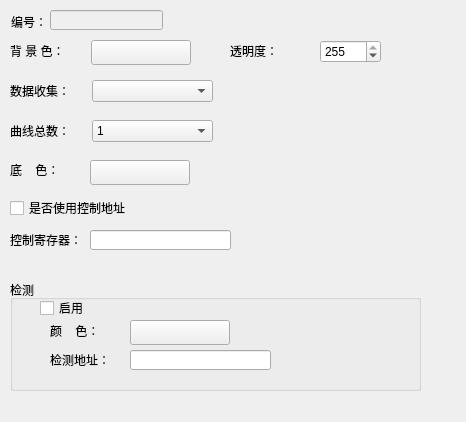
<?xml version="1.0" encoding="UTF-8"?>
<ui version="4.0">
 <class>QHisTrendDisplayGenDlg</class>
 <widget class="QWidget" name="QHisTrendDisplayGenDlg">
  <property name="geometry">
   <rect>
    <x>0</x>
    <y>0</y>
    <width>466</width>
    <height>422</height>
   </rect>
  </property>
  <property name="windowTitle">
   <string>Form</string>
  </property>
  <widget class="QLabel" name="label_23">
   <property name="geometry">
    <rect>
     <x>10</x>
     <y>80</y>
     <width>81</width>
     <height>21</height>
    </rect>
   </property>
   <property name="text">
    <string>数据收集：</string>
   </property>
  </widget>
  <widget class="QComboBox" name="DataLagger">
   <property name="geometry">
    <rect>
     <x>92</x>
     <y>80</y>
     <width>121</width>
     <height>22</height>
    </rect>
   </property>
  </widget>
  <widget class="QComboBox" name="NumberofCurve">
   <property name="geometry">
    <rect>
     <x>92</x>
     <y>120</y>
     <width>121</width>
     <height>22</height>
    </rect>
   </property>
   <item>
    <property name="text">
     <string>1</string>
    </property>
   </item>
   <item>
    <property name="text">
     <string>2</string>
    </property>
   </item>
   <item>
    <property name="text">
     <string>3</string>
    </property>
   </item>
   <item>
    <property name="text">
     <string>4</string>
    </property>
   </item>
   <item>
    <property name="text">
     <string>5</string>
    </property>
   </item>
   <item>
    <property name="text">
     <string>6</string>
    </property>
   </item>
   <item>
    <property name="text">
     <string>7</string>
    </property>
   </item>
   <item>
    <property name="text">
     <string>8</string>
    </property>
   </item>
  </widget>
  <widget class="QLabel" name="label_24">
   <property name="geometry">
    <rect>
     <x>10</x>
     <y>120</y>
     <width>81</width>
     <height>21</height>
    </rect>
   </property>
   <property name="text">
    <string>曲线总数：</string>
   </property>
  </widget>
  <widget class="QLabel" name="label_7">
   <property name="geometry">
    <rect>
     <x>10</x>
     <y>160</y>
     <width>71</width>
     <height>20</height>
    </rect>
   </property>
   <property name="text">
    <string>底    色：</string>
   </property>
  </widget>
  <widget class="QLabel" name="label_2">
   <property name="geometry">
    <rect>
     <x>10</x>
     <y>40</y>
     <width>71</width>
     <height>21</height>
    </rect>
   </property>
   <property name="text">
    <string>背 景 色：</string>
   </property>
  </widget>
  <widget class="QLabel" name="label">
   <property name="geometry">
    <rect>
     <x>11</x>
     <y>11</y>
     <width>54</width>
     <height>21</height>
    </rect>
   </property>
   <property name="text">
    <string>编号：</string>
   </property>
  </widget>
  <widget class="QLineEdit" name="m_noedit">
   <property name="enabled">
    <bool>false</bool>
   </property>
   <property name="geometry">
    <rect>
     <x>50</x>
     <y>10</y>
     <width>113</width>
     <height>20</height>
    </rect>
   </property>
  </widget>
  <widget class="QPushButton" name="BackColor">
   <property name="geometry">
    <rect>
     <x>91</x>
     <y>40</y>
     <width>100</width>
     <height>25</height>
    </rect>
   </property>
   <property name="focusPolicy">
    <enum>Qt::NoFocus</enum>
   </property>
   <property name="text">
    <string/>
   </property>
  </widget>
  <widget class="QPushButton" name="BGColor">
   <property name="geometry">
    <rect>
     <x>90</x>
     <y>160</y>
     <width>100</width>
     <height>25</height>
    </rect>
   </property>
   <property name="focusPolicy">
    <enum>Qt::NoFocus</enum>
   </property>
   <property name="text">
    <string/>
   </property>
  </widget>
  <widget class="QGroupBox" name="groupBox">
   <property name="geometry">
    <rect>
     <x>10</x>
     <y>280</y>
     <width>411</width>
     <height>111</height>
    </rect>
   </property>
   <property name="title">
    <string>检测</string>
   </property>
   <widget class="QCheckBox" name="m_ifuse">
    <property name="geometry">
     <rect>
      <x>30</x>
      <y>20</y>
      <width>251</width>
      <height>16</height>
     </rect>
    </property>
    <property name="focusPolicy">
     <enum>Qt::NoFocus</enum>
    </property>
    <property name="text">
     <string>启用</string>
    </property>
   </widget>
   <widget class="QLabel" name="m_colorlable">
    <property name="geometry">
     <rect>
      <x>40</x>
      <y>40</y>
      <width>81</width>
      <height>21</height>
     </rect>
    </property>
    <property name="text">
     <string>颜    色：</string>
    </property>
   </widget>
   <widget class="QPushButton" name="m_checkcolor">
    <property name="geometry">
     <rect>
      <x>120</x>
      <y>40</y>
      <width>100</width>
      <height>25</height>
     </rect>
    </property>
    <property name="focusPolicy">
     <enum>Qt::NoFocus</enum>
    </property>
    <property name="text">
     <string/>
    </property>
   </widget>
   <widget class="QLabel" name="m_addrlable">
    <property name="geometry">
     <rect>
      <x>40</x>
      <y>70</y>
      <width>81</width>
      <height>20</height>
     </rect>
    </property>
    <property name="text">
     <string>检测地址：</string>
    </property>
   </widget>
   <widget class="QLineEdit" name="m_checkaddredit">
    <property name="geometry">
     <rect>
      <x>120</x>
      <y>70</y>
      <width>141</width>
      <height>20</height>
     </rect>
    </property>
   </widget>
   <widget class="QPushButton" name="m_checkbtn">
    <property name="geometry">
     <rect>
      <x>270</x>
      <y>70</y>
      <width>21</width>
      <height>23</height>
     </rect>
    </property>
    <property name="focusPolicy">
     <enum>Qt::NoFocus</enum>
    </property>
    <property name="text">
     <string/>
    </property>
    <property name="icon">
     <iconset resource="../../resourse.qrc">
      <normaloff>:/addressintput/images/address.bmp</normaloff>:/addressintput/images/address.bmp</iconset>
    </property>
    <property name="flat">
     <bool>true</bool>
    </property>
   </widget>
  </widget>
  <widget class="QSpinBox" name="Transparence">
   <property name="geometry">
    <rect>
     <x>320</x>
     <y>40</y>
     <width>61</width>
     <height>23</height>
    </rect>
   </property>
   <property name="maximum">
    <number>255</number>
   </property>
   <property name="value">
    <number>255</number>
   </property>
  </widget>
  <widget class="QLabel" name="label_5">
   <property name="geometry">
    <rect>
     <x>230</x>
     <y>40</y>
     <width>51</width>
     <height>21</height>
    </rect>
   </property>
   <property name="text">
    <string>透明度：</string>
   </property>
  </widget>
  <widget class="QLabel" name="label_8">
   <property name="geometry">
    <rect>
     <x>10</x>
     <y>230</y>
     <width>71</width>
     <height>20</height>
    </rect>
   </property>
   <property name="text">
    <string>控制寄存器：</string>
   </property>
  </widget>
  <widget class="QLineEdit" name="kControlRs">
   <property name="geometry">
    <rect>
     <x>90</x>
     <y>230</y>
     <width>141</width>
     <height>20</height>
    </rect>
   </property>
   <property name="toolTip">
    <string>注意：该地址只能为内部地址</string>
   </property>
  </widget>
  <widget class="QPushButton" name="kControlbtn">
   <property name="geometry">
    <rect>
     <x>240</x>
     <y>230</y>
     <width>21</width>
     <height>23</height>
    </rect>
   </property>
   <property name="focusPolicy">
    <enum>Qt::NoFocus</enum>
   </property>
   <property name="toolTip">
    <string>注意：该地址只能为内部地址</string>
   </property>
   <property name="text">
    <string/>
   </property>
   <property name="icon">
    <iconset resource="../../resourse.qrc">
     <normaloff>:/addressintput/images/address.bmp</normaloff>:/addressintput/images/address.bmp</iconset>
   </property>
   <property name="flat">
    <bool>true</bool>
   </property>
  </widget>
  <widget class="QCheckBox" name="bIfControlAddress">
   <property name="geometry">
    <rect>
     <x>10</x>
     <y>200</y>
     <width>131</width>
     <height>16</height>
    </rect>
   </property>
   <property name="text">
    <string>是否使用控制地址</string>
   </property>
  </widget>
 </widget>
 <tabstops>
  <tabstop>m_noedit</tabstop>
  <tabstop>Transparence</tabstop>
  <tabstop>DataLagger</tabstop>
  <tabstop>NumberofCurve</tabstop>
  <tabstop>bIfControlAddress</tabstop>
  <tabstop>kControlRs</tabstop>
  <tabstop>m_checkaddredit</tabstop>
 </tabstops>
 <resources>
  <include location="../../resourse.qrc"/>
 </resources>
 <connections/>
</ui>
